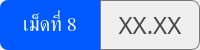
                  <widget class="QFrame" name="thickness_summary_group_8">
                   <property name="minimumSize">
                    <size>
                     <width>0</width>
                     <height>50</height>
                    </size>
                   </property>
                   <property name="maximumSize">
                    <size>
                     <width>16777215</width>
                     <height>50</height>
                    </size>
                   </property>
                   <property name="styleSheet">
                    <string notr="true">color: rgb(255, 255, 255);</string>
                   </property>
                   <layout class="QHBoxLayout" name="horizontalLayout_36">
                    <property name="spacing">
                     <number>0</number>
                    </property>
                    <property name="leftMargin">
                     <number>0</number>
                    </property>
                    <property name="topMargin">
                     <number>0</number>
                    </property>
                    <property name="rightMargin">
                     <number>0</number>
                    </property>
                    <property name="bottomMargin">
                     <number>0</number>
                    </property>
                    <item>
                     <widget class="QLabel" name="thickness_summary_title_8">
                      <property name="minimumSize">
                       <size>
                        <width>85</width>
                        <height>0</height>
                       </size>
                      </property>
                      <property name="font">
                       <font>
                        <family>Kanit</family>
                        <pointsize>15</pointsize>
                        <italic>false</italic>
                        <bold>false</bold>
                        <underline>false</underline>
                        <strikeout>false</strikeout>
                       </font>
                      </property>
                      <property name="styleSheet">
                       <string notr="true">background-color: #0059fe;
border-top-left-radius: 8px;
border-bottom-left-radius: 8px;</string>
                      </property>
                      <property name="text">
                       <string>เม็ดที่ 8</string>
                      </property>
                      <property name="alignment">
                       <set>Qt::AlignmentFlag::AlignCenter</set>
                      </property>
                     </widget>
                    </item>
                    <item>
                     <widget class="QFrame" name="thickness_summary_frame_8">
                      <property name="styleSheet">
                       <string notr="true">border: solid;
border-width: 1px;
border-color: rgb(121, 121, 121);
border-top-right-radius: 8px;
border-bottom-right-radius: 8px;</string>
                      </property>
                      <property name="frameShape">
                       <enum>QFrame::Shape::StyledPanel</enum>
                      </property>
                      <property name="frameShadow">
                       <enum>QFrame::Shadow::Raised</enum>
                      </property>
                      <layout class="QHBoxLayout" name="horizontalLayout_37">
                       <item>
                        <widget class="QLabel" name="thickness_summary_8">
                         <property name="font">
                          <font>
                           <family>Kanit</family>
                           <pointsize>18</pointsize>
                          </font>
                         </property>
                         <property name="styleSheet">
                          <string notr="true">border: none;
color: rgb(72, 72, 72);</string>
                         </property>
                         <property name="text">
                          <string>XX.XX</string>
                         </property>
                         <property name="alignment">
                          <set>Qt::AlignmentFlag::AlignCenter</set>
                         </property>
                        </widget>
                       </item>
                      </layout>
                     </widget>
                    </item>
                   </layout>
                  </widget>
